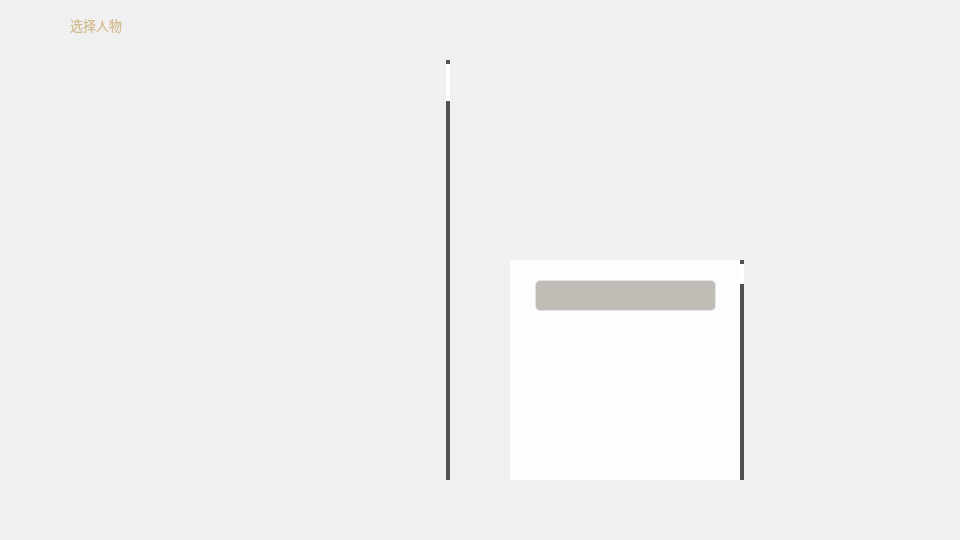
<?xml version="1.0" encoding="UTF-8"?>
<ui version="4.0">
 <class>CharacterSelecte</class>
 <widget class="QWidget" name="CharacterSelecte">
  <property name="geometry">
   <rect>
    <x>0</x>
    <y>0</y>
    <width>960</width>
    <height>540</height>
   </rect>
  </property>
  <property name="windowTitle">
   <string>Form</string>
  </property>
  <property name="styleSheet">
   <string notr="true">background-color:rgb(240, 240, 240);</string>
  </property>
  <widget class="QPushButton" name="Back">
   <property name="geometry">
    <rect>
     <x>900</x>
     <y>3</y>
     <width>42</width>
     <height>42</height>
    </rect>
   </property>
   <property name="font">
    <font>
     <family>汉仪文黑-85W</family>
     <pointsize>25</pointsize>
    </font>
   </property>
   <property name="autoFillBackground">
    <bool>false</bool>
   </property>
   <property name="styleSheet">
    <string notr="true">/*按钮普通态*/
QPushButton
{
	/*字体为微软雅黑*/
    font-family:汉仪文黑-85W;
    /*字体大小为20点*/
    font-size:25pt;
    /*字体颜色为黑色*/    
    color:black;
    /*背景颜色*/  
    background-color:transparent;
    /*边框圆角半径为25像素*/ 
    border-radius:21px;
	border-image: url(:/Icon/close.png)
}

/*按钮停留态*/
/*QPushButton:hover*/
/*{*/
    /*背景颜色*/  
    /*background-color: #ecf5ff;*/
	/*字体颜色*/  
    /*color: #409eff;*/
/*}*/

/*按钮按下态*/
QPushButton:pressed
{
    /*字体颜色为黑色*/    
    color:black;
    /*左内边距为3像素，让按下时字向右移动3像素*/  
    padding-left:3px;
    /*上内边距为3像素，让按下时字向下移动3像素*/  
    padding-top:3px;
	border-image: url(:/Icon/close_selected.png)
}</string>
   </property>
   <property name="text">
    <string/>
   </property>
   <property name="autoDefault">
    <bool>false</bool>
   </property>
   <property name="default">
    <bool>false</bool>
   </property>
  </widget>
  <widget class="QLabel" name="text">
   <property name="geometry">
    <rect>
     <x>70</x>
     <y>9</y>
     <width>121</width>
     <height>31</height>
    </rect>
   </property>
   <property name="font">
    <font>
     <family>汉仪文黑-85W</family>
     <pointsize>10</pointsize>
     <kerning>false</kerning>
    </font>
   </property>
   <property name="styleSheet">
    <string notr="true">background-color: transparent;
color: rgb(211, 188, 142);</string>
   </property>
   <property name="text">
    <string>选择人物</string>
   </property>
  </widget>
  <widget class="QPushButton" name="confirm">
   <property name="geometry">
    <rect>
     <x>780</x>
     <y>490</y>
     <width>125</width>
     <height>40</height>
    </rect>
   </property>
   <property name="toolTip">
    <string>&lt;html&gt;&lt;head/&gt;&lt;body&gt;&lt;p&gt;修改所选圣遗物属性&lt;/p&gt;&lt;/body&gt;&lt;/html&gt;</string>
   </property>
   <property name="styleSheet">
    <string notr="true">QPushButton
{
background-color: transparent;
border-radius:31px;
border-image: url(:/Icon/confirm.png)
}

QPushButton:pressed
{
border-image: url(:/Icon/confirm_selected.png)
}</string>
   </property>
   <property name="text">
    <string/>
   </property>
  </widget>
  <widget class="QLabel" name="bg">
   <property name="geometry">
    <rect>
     <x>0</x>
     <y>0</y>
     <width>960</width>
     <height>540</height>
    </rect>
   </property>
   <property name="styleSheet">
    <string notr="true">background-color: transparent;
border-image: url(:/BG/background.png);</string>
   </property>
   <property name="text">
    <string/>
   </property>
  </widget>
  <widget class="QScrollArea" name="charArea">
   <property name="geometry">
    <rect>
     <x>30</x>
     <y>60</y>
     <width>420</width>
     <height>420</height>
    </rect>
   </property>
   <property name="styleSheet">
    <string notr="true">background-color: transparent;</string>
   </property>
   <property name="frameShape">
    <enum>QFrame::NoFrame</enum>
   </property>
   <property name="horizontalScrollBarPolicy">
    <enum>Qt::ScrollBarAlwaysOff</enum>
   </property>
   <property name="widgetResizable">
    <bool>false</bool>
   </property>
   <widget class="QWidget" name="character">
    <property name="geometry">
     <rect>
      <x>0</x>
      <y>0</y>
      <width>420</width>
      <height>420</height>
     </rect>
    </property>
    <property name="styleSheet">
     <string notr="true">background-color: transparent;</string>
    </property>
    <widget class="QScrollBar" name="verticalScrollBar_3">
     <property name="geometry">
      <rect>
       <x>416</x>
       <y>0</y>
       <width>4</width>
       <height>420</height>
      </rect>
     </property>
     <property name="styleSheet">
      <string notr="true">/* 设置垂直滚动条基本样式*/
QScrollBar:vertical
{
    width:4px;
    background:#515151;
    margin:0px,0px,0px,0px;
    padding-top:4px;   /* 留出9px给上面和下面的箭头*/
    padding-bottom:4px;
}
QScrollBar::handle:vertical
{
    width:4px;
    background:white;
    border-radius:4px;   /* 滚动条两端变成椭圆 */
    min-height:20;
}
QScrollBar::handle:vertical:hover
{
    width:4px;
    background:white;   /* 鼠标放到滚动条上的时候，颜色变深*/
    border-radius:4px;
    min-height:20;
}
QScrollBar::add-line:vertical   /* 这个应该是设置下箭头的，3.png就是箭头*/
{
    border:none;
}
QScrollBar::sub-line:vertical   /* 设置上箭头*/
{
    border:none;
}</string>
     </property>
     <property name="orientation">
      <enum>Qt::Vertical</enum>
     </property>
    </widget>
   </widget>
  </widget>
  <widget class="QLabel" name="bgChar">
   <property name="geometry">
    <rect>
     <x>0</x>
     <y>0</y>
     <width>960</width>
     <height>540</height>
    </rect>
   </property>
   <property name="styleSheet">
    <string notr="true">background-color: transparent;</string>
   </property>
   <property name="text">
    <string/>
   </property>
  </widget>
  <widget class="QScrollArea" name="levelArea">
   <property name="geometry">
    <rect>
     <x>510</x>
     <y>260</y>
     <width>234</width>
     <height>220</height>
    </rect>
   </property>
   <property name="styleSheet">
    <string notr="true">background-color: transparent;</string>
   </property>
   <property name="frameShape">
    <enum>QFrame::NoFrame</enum>
   </property>
   <property name="horizontalScrollBarPolicy">
    <enum>Qt::ScrollBarAlwaysOff</enum>
   </property>
   <property name="widgetResizable">
    <bool>false</bool>
   </property>
   <widget class="QWidget" name="level">
    <property name="geometry">
     <rect>
      <x>0</x>
      <y>0</y>
      <width>234</width>
      <height>220</height>
     </rect>
    </property>
    <property name="styleSheet">
     <string notr="true">background-color: rgba(255, 255, 255, 216);</string>
    </property>
    <widget class="QComboBox" name="comboBox">
     <property name="geometry">
      <rect>
       <x>25</x>
       <y>20</y>
       <width>181</width>
       <height>31</height>
      </rect>
     </property>
     <property name="styleSheet">
      <string notr="true">QComboBox
{
  color:#495366;
  font: 12pt &quot;汉仪文黑-85W&quot;;
  background-color: #c0bdb7;
  padding: 1px 15px 1px 3px;
  border:1px solid rgba(228,228,228,1);
  border-radius:5px 5px 0px 0px;
}

QComboBox::drop-down 
{
  background-color: transparent;
}

QComboBox QAbstractItemView
{
	background:#3d4556;
  border:1px solid rgba(228,228,228,1);
  border-radius:0px 0px 5px 5px;
  outline: 0px;
}

QComboBox QAbstractItemView::item
{
	height:31px;
  font: 12pt &quot;汉仪文黑-85W&quot;;
	color:#ece5d8;
	padding-left:9px;
	background-color:#3d4556;
}
QComboBox QAbstractItemView::item:hover
{
  background-color:#e1dbd0;
  color:#495366;
}

QComboBox QAbstractItemView::item:selected
{
  background-color:#e1dbd0;
  color:#495366;
}

/******** combobox 滚动条  *********/
QComboBox QScrollBar::vertical{ /*主体部分*/
  width:4px;
  background:rgb(89,89,89);
  border:none;
  border-radius:5px;
}
QComboBox QScrollBar::handle::vertical{ /*滑块主体*/
  border-radius:5px;
  width: 4px;
  background:rgb(173,173,173);
}
QComboBox QScrollBar::handle::vertical::hover{
  background:#e1dbd0;
}
QComboBox QScrollBar::add-line::vertical{/*上箭头*/
  border:none;
}
QComboBox QScrollBar::sub-line::vertical{/*下箭头*/
  border:none;
}</string>
     </property>
    </widget>
    <widget class="QLabel" name="baseLife">
     <property name="geometry">
      <rect>
       <x>10</x>
       <y>80</y>
       <width>210</width>
       <height>21</height>
      </rect>
     </property>
     <property name="font">
      <font>
       <family>汉仪文黑-85W</family>
       <pointsize>12</pointsize>
      </font>
     </property>
     <property name="styleSheet">
      <string notr="true">color: #4d5769;
background-color: transparent;</string>
     </property>
     <property name="text">
      <string/>
     </property>
    </widget>
    <widget class="QLabel" name="baseAttack">
     <property name="geometry">
      <rect>
       <x>10</x>
       <y>110</y>
       <width>210</width>
       <height>21</height>
      </rect>
     </property>
     <property name="font">
      <font>
       <family>汉仪文黑-85W</family>
       <pointsize>12</pointsize>
      </font>
     </property>
     <property name="styleSheet">
      <string notr="true">color: #4d5769;
background-color: transparent;</string>
     </property>
     <property name="text">
      <string/>
     </property>
    </widget>
    <widget class="QLabel" name="baseDefend">
     <property name="geometry">
      <rect>
       <x>10</x>
       <y>140</y>
       <width>210</width>
       <height>21</height>
      </rect>
     </property>
     <property name="font">
      <font>
       <family>汉仪文黑-85W</family>
       <pointsize>12</pointsize>
      </font>
     </property>
     <property name="styleSheet">
      <string notr="true">color: #4d5769;
background-color: transparent;</string>
     </property>
     <property name="text">
      <string/>
     </property>
    </widget>
    <widget class="QLabel" name="attribute">
     <property name="geometry">
      <rect>
       <x>10</x>
       <y>170</y>
       <width>210</width>
       <height>21</height>
      </rect>
     </property>
     <property name="font">
      <font>
       <family>汉仪文黑-85W</family>
       <pointsize>12</pointsize>
      </font>
     </property>
     <property name="styleSheet">
      <string notr="true">color: #4d5769;
background-color: transparent;</string>
     </property>
     <property name="text">
      <string/>
     </property>
    </widget>
    <widget class="QLabel" name="des">
     <property name="geometry">
      <rect>
       <x>10</x>
       <y>200</y>
       <width>210</width>
       <height>21</height>
      </rect>
     </property>
     <property name="minimumSize">
      <size>
       <width>210</width>
       <height>0</height>
      </size>
     </property>
     <property name="maximumSize">
      <size>
       <width>210</width>
       <height>16777215</height>
      </size>
     </property>
     <property name="font">
      <font>
       <family>汉仪文黑-85W</family>
       <pointsize>10</pointsize>
      </font>
     </property>
     <property name="styleSheet">
      <string notr="true">color: #4d5769;
background-color: transparent;</string>
     </property>
     <property name="text">
      <string/>
     </property>
     <property name="scaledContents">
      <bool>false</bool>
     </property>
     <property name="wordWrap">
      <bool>true</bool>
     </property>
    </widget>
    <widget class="QScrollBar" name="verticalScrollBar_4">
     <property name="geometry">
      <rect>
       <x>230</x>
       <y>0</y>
       <width>4</width>
       <height>220</height>
      </rect>
     </property>
     <property name="styleSheet">
      <string notr="true">/* 设置垂直滚动条基本样式*/
QScrollBar:vertical
{
    width:4px;
    background:#515151;
    margin:0px,0px,0px,0px;
    padding-top:4px;   /* 留出9px给上面和下面的箭头*/
    padding-bottom:4px;
}
QScrollBar::handle:vertical
{
    width:4px;
    background:white;
    border-radius:4px;   /* 滚动条两端变成椭圆 */
    min-height:20;
}
QScrollBar::handle:vertical:hover
{
    width:4px;
    background:white;   /* 鼠标放到滚动条上的时候，颜色变深*/
    border-radius:4px;
    min-height:20;
}
QScrollBar::add-line:vertical   /* 这个应该是设置下箭头的，3.png就是箭头*/
{
    border:none;
}
QScrollBar::sub-line:vertical   /* 设置上箭头*/
{
    border:none;
}</string>
     </property>
     <property name="orientation">
      <enum>Qt::Vertical</enum>
     </property>
    </widget>
   </widget>
  </widget>
  <zorder>bg</zorder>
  <zorder>bgChar</zorder>
  <zorder>Back</zorder>
  <zorder>text</zorder>
  <zorder>confirm</zorder>
  <zorder>charArea</zorder>
  <zorder>levelArea</zorder>
 </widget>
 <resources/>
 <connections/>
</ui>
